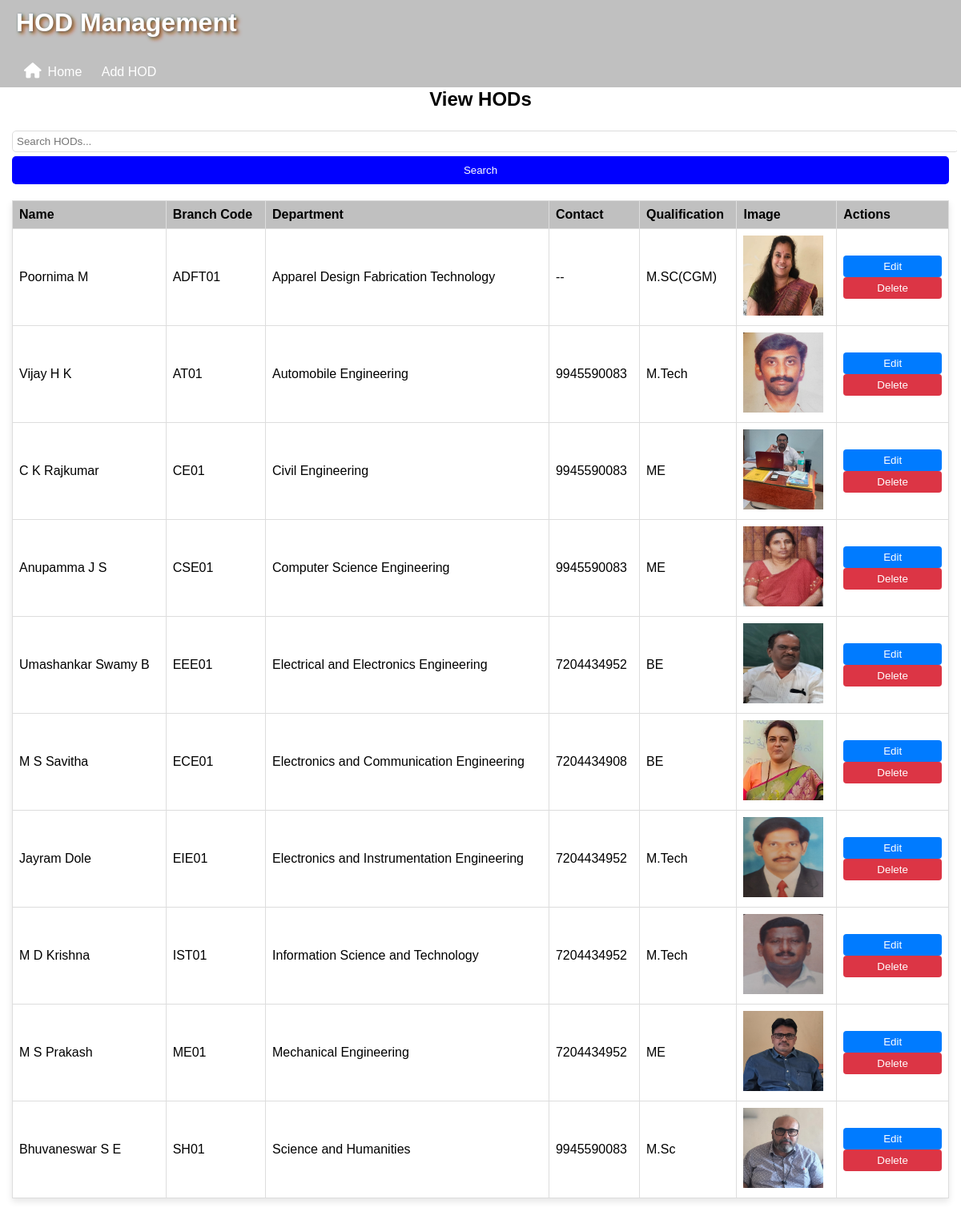
Page /hods (signed in) on the committed database.
### models.py (models this page shows)
class HOD(db.Model):
    __tablename__ = 'hods'  # Explicitly set table name
    id = db.Column(db.Integer, primary_key=True)
    hod_name = db.Column(db.String(100), nullable=False)
    department = db.Column(db.String(100), nullable=False)
    contact = db.Column(db.String(15), nullable=False)  # Changed from Integer to String
    qualification = db.Column(db.String(100), nullable=False)
    branch_code = db.Column(db.String(10), db.ForeignKey('branches.branch_code'), nullable=True)  # Fixed FK reference
    image_url = db.Column(db.String(255), nullable=True)

### app.py (the view)
@app.route('/hods')
@login_required
def view_hods():
    query = request.args.get('query', '')
    if query:
        hods = HOD.query.filter(
            (HOD.hod_name.ilike(f"%{query}%")) |
            (HOD.branch_code.ilike(f"%{query}%")) |
            (HOD.department.ilike(f"%{query}%")) |
            (HOD.qualification.ilike(f"%{query}%"))
        ).order_by(HOD.department.asc()).all()  # Sorting by hod_id in ascending order
    else:
        hods = HOD.query.order_by(HOD.department.asc()).all()  # Sorting by hod_id in ascending order
    return render_template("view_hod.html", hod_members=hods)

### app.py (called while the page is built)
@login_manager.user_loader
def load_user(user_id):
    return User.query.get(int(user_id))

### templates/view_hod.html (shortened to what this page needs)
{% extends "hod.html" %}
{% block content %}
<h2>View HODs</h2>
<form method="GET" action="{{ url_for('view_hods') }}">
  <input type="text" name="query" placeholder="Search HODs..." value="{{ request.args.get('query', '') }}">
  <button type="submit">Search</button>
</form>
<table>
  <thead>
  <tr>
    <th>Name</th>
    <th>Branch Code</th>
    <th>Department</th>
    <th>Contact</th>
    <th>Qualification</th>
    <th>Image</th>
    <th>Actions</th>
  </tr>
  </thead>
  <tbody>
  {% for hod in hod_members %}
  <tr>
    <td>{{ hod.hod_name }}</td>
    <td>{{ hod.branch_code }}</td>
    <td>{{ hod.department }}</td>
    <td>{{ hod.contact }}</td>
    <td>{{ hod.qualification }}</td>
    <td>
      {% if hod.image_url %}
      <img src="{{ hod.image_url }}" alt="HOD Image" width="100" height="100">
      {% else %}
      No Image
      {% endif %}
    </td>
    <td>
      <a href="{{ url_for('edit_hod', id=hod.id) }}">
        <button type="button" class="edit-btn">Edit</button>
      </a>
      <form action="{{ url_for('delete_hod', id=hod.id) }}" method="POST" style="display:inline;">
        <button type="submit" class="delete-btn" onclick="return confirm('Are you sure you want to delete this HOD?');">Delete</button>
      </form>
    </td>
  </tr>
  {% endfor %}
  </tbody>
</table>
{% endblock %}

### static/styles.css (style rules this page uses)
body { font-family: Arial, sans-serif; margin: 5px; padding: 0; height: 100vh; }
h2 { text-align: center; }
input { width: 100%; padding: 10px; margin: 10px 0; border: 1px solid #ddd; border-radius: 5px; }
table { width: 100%; border-collapse: collapse; margin-top: 20px; box-shadow: 0 4px 8px rgba(0, 0, 0, 0.1); }
table th, table td { border: 1px solid #ddd; padding: 8px; text-align: left; }
table th { background-color: silver; color: black; }
form input { margin: 5px 0; padding: 5px; }
button { width: 100%; padding: 10px; background-color: #0000ff; color: white; border: none; border-radius:5px; cursor: pointer; }

### templates/view_hod.html (style rules this page uses)
.edit-btn { background-color: #007BFF; color: white; border: none; padding: 6px 12px; cursor: pointer; border-radius: 4px; }
.delete-btn { background-color: #dc3545; color: white; border: none; padding: 6px 12px; cursor: pointer; border-radius: 4px; }

### rows in the picture
HOD: hod_name "Poornima M", branch_code "ADFT01", department "Apparel Design Fabrication Technology", contact "--", qualification "M.SC(CGM)", image_url (picture)
HOD: hod_name "Vijay H K", branch_code "AT01", department "Automobile Engineering", contact "9945590083", qualification "M.Tech", image_url (picture)
HOD: hod_name "C K Rajkumar", branch_code "CE01", department "Civil Engineering", contact "9945590083", qualification "ME", image_url (picture)
HOD: hod_name "Anupamma J S", branch_code "CSE01", department "Computer Science Engineering", contact "9945590083", qualification "ME", image_url (picture)
HOD: hod_name "Umashankar Swamy B", branch_code "EEE01", department "Electrical and Electronics Engineering", contact "7204434952", qualification "BE", image_url (picture)
HOD: hod_name "M S Savitha", branch_code "ECE01", department "Electronics and Communication Engineering", contact "7204434908", qualification "BE", image_url (picture)
HOD: hod_name "Jayram Dole", branch_code "EIE01", department "Electronics and Instrumentation Engineering", contact "7204434952", qualification "M.Tech", image_url (picture)
HOD: hod_name "M D Krishna", branch_code "IST01", department "Information Science and Technology", contact "7204434952", qualification "M.Tech", image_url (picture)
HOD: hod_name "M S Prakash", branch_code "ME01", department "Mechanical Engineering", contact "7204434952", qualification "ME", image_url (picture)
HOD: hod_name "Bhuvaneswar S E", branch_code "SH01", department "Science and Humanities", contact "9945590083", qualification "M.Sc", image_url (picture)
